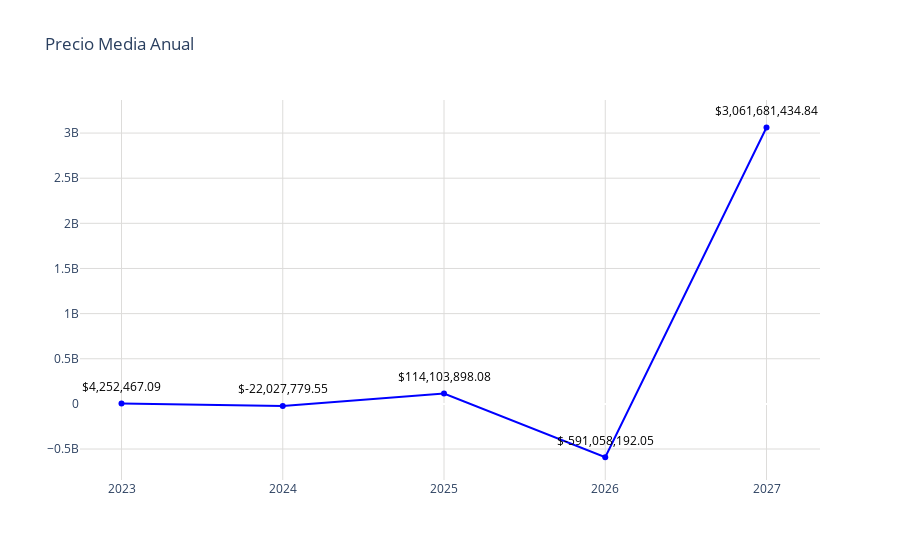

The notebook cell saved with this chart:
### Code cell
# Datos
año = pachuca_precio_media_anual['año']
promedio = pachuca_precio_media_anual['precio']

fig = go.Figure()
fig.add_trace(go.Scatter(
    x=año,
    y=promedio,
    mode='markers+lines',
    marker=dict(color='blue'),
))
# Agregar anotaciones para mostrar los valores encima de los puntos
for a, p in zip(año, promedio):
    fig.add_annotation(
        x=a,
        y=p,
        text=f"${p:,.2f}",  # Formatear el valor del promedio como moneda
        showarrow=False,
        font=dict(color='black', size=12),
        xshift=0,
        yshift=17,
        textangle=0
    )
# Actualizar diseño
fig.update_layout(
    title='Precio Media Anual',
    yaxis=dict(
        #range=[0, 4000000],  # Establecer el rango del eje y
        #tickvals=[0, 1000000,2000000, 3000000,4000000],  # Definir los valores de las marcas en el eje y
        #ticktext=['$0.00', '$1,000,000.00','$2,000,000.00','$3,000,000.00','$4,000,000.00'],  # Definir el texto de las marcas en el eje y
        gridcolor='#dddcda',   # Color de las líneas de la cuadrícula
        gridwidth=1  # Ancho de las líneas de la cuadrícula
    ),
    xaxis=dict(
        gridcolor='#dddcda', 
        tickmode='array',
        tickvals=año,
        ticktext=año
    ),
    plot_bgcolor='rgba(0,0,0,0)'
)
# Exportar gráfica como archivo HTML
def guardar_grafico_como_html(fig, nombre_archivo, carpeta='graficas'):
    # Crear la carpeta si no existe
    if not os.path.exists(carpeta):
        os.makedirs(carpeta)
    
    # Gráfica como archivo HTML en la carpeta especificada
    pio.write_html(fig, f'{carpeta}/{nombre_archivo}.html')

guardar_grafico_como_html(fig, 'g_scatt_preciomedianual_base_puebla', carpeta='graficas')
fig.show()

### Figure 1 — Plotly figure (JSON) as saved in the notebook; plotly's stock layout.template omitted (floating-point values rounded to 4 significant figures)
{"data": [{"marker": {"color": "blue"}, "mode": "markers+lines", "type": "scatter", "x": [2023, 2024, 2025, 2026, 2027], "y": [4252000.0, -22030000.0, 114100000.0, -591100000.0, 3062000000.0]}], "layout": {"annotations": [{"font": {"color": "black", "size": 12}, "showarrow": false, "text": "$4,252,467.09", "textangle": 0, "x": 2023, "xshift": 0, "y": 4252000.0, "yshift": 17}, {"font": {"color": "black", "size": 12}, "showarrow": false, "text": "$-22,027,779.55", "textangle": 0, "x": 2024, "xshift": 0, "y": -22030000.0, "yshift": 17}, {"font": {"color": "black", "size": 12}, "showarrow": false, "text": "$114,103,898.08", "textangle": 0, "x": 2025, "xshift": 0, "y": 114100000.0, "yshift": 17}, {"font": {"color": "black", "size": 12}, "showarrow": false, "text": "$-591,058,192.05", "textangle": 0, "x": 2026, "xshift": 0, "y": -591100000.0, "yshift": 17}, {"font": {"color": "black", "size": 12}, "showarrow": false, "text": "$3,061,681,434.84", "textangle": 0, "x": 2027, "xshift": 0, "y": 3062000000.0, "yshift": 17}], "plot_bgcolor": "rgba(0,0,0,0)", "title": {"text": "Precio Media Anual"}, "xaxis": {"gridcolor": "#dddcda", "tickmode": "array", "ticktext": [2023, 2024, 2025, 2026, 2027], "tickvals": [2023, 2024, 2025, 2026, 2027]}, "yaxis": {"gridcolor": "#dddcda", "gridwidth": 1}}}
